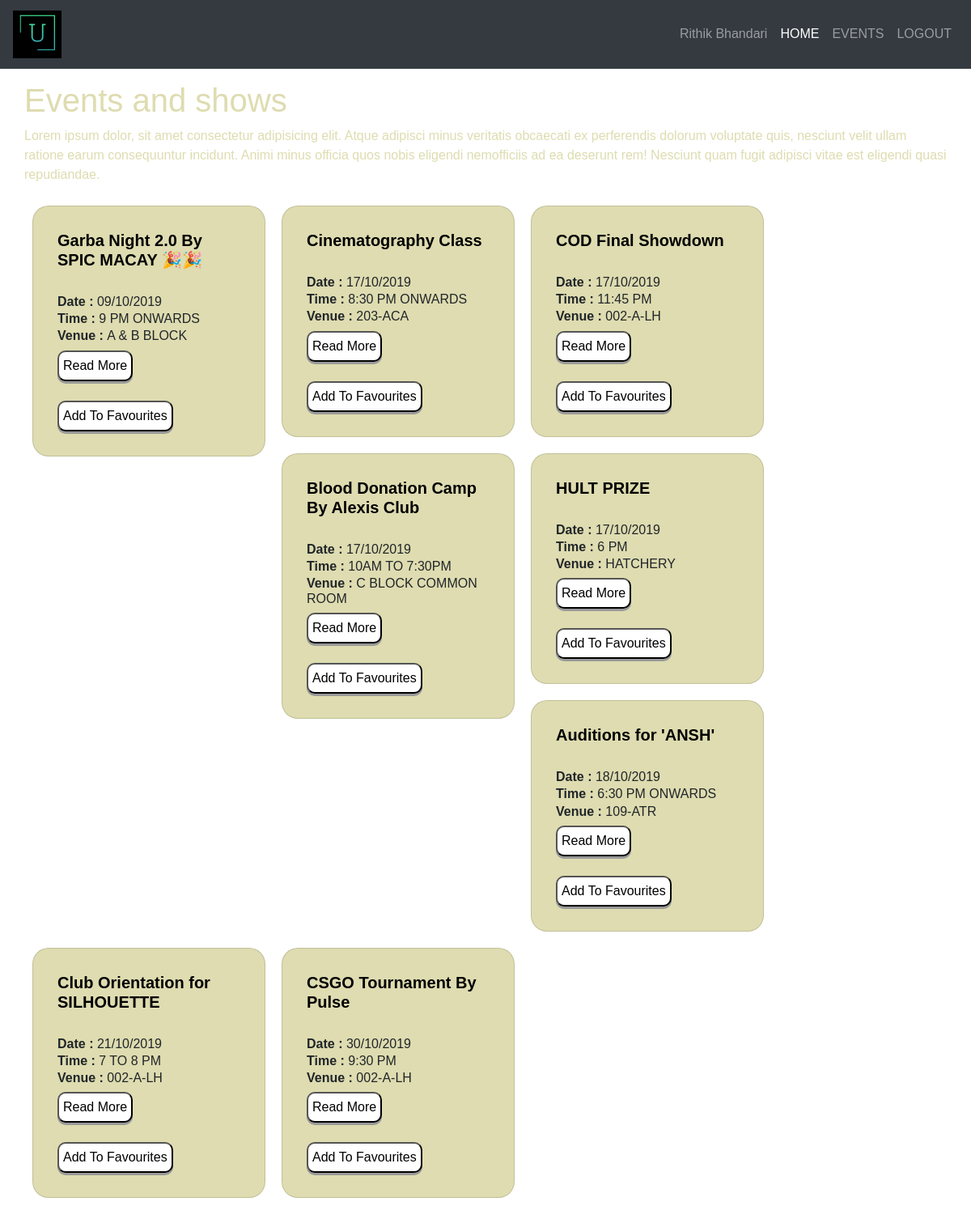
The page /events/ (signed in) on the database its author committed.
### models.py (models this page shows, shortened)
class EventsModel(db.Model):
    __tablename__ = 'events'
    ID = db.Column(db.String(8), nullable=False, primary_key=True)
    EventHeading = db.Column(db.String(255), nullable=False)
    EventDescription = db.Column(db.Text, nullable=False)
    EventDate = db.Column(db.String(20), nullable=False)
    EventTime = db.Column(db.String(255), nullable=False)
    EventVenue = db.Column(db.String(255), nullable=False)

### views_events.py (the view)
@app.route(URL_PREFIX + '/')
def display_events():
    if 'user' in session or 'admin' in session:  # accessible only if user or admin is logged in
        return render_template("events/homepage.html",
                               events=EventsModel.query.order_by(EventsModel.EventDate).all())
    else:
        flash("Not Logged In", 'danger')
        print("Not Logged In")
        return redirect('/login')

### app.py (called while the page is built)
def get_session():
    return session

@app.before_request
def make_session_permanent():
    session.permanent = True
    app.permanent_session_lifetime = timedelta(minutes=15)

### templates/events/homepage.html (shortened to what this page needs)
{% extends "///layout.html" %}
    {% block body %}
    <section class="event-section">
        <div class="leftBox">
            <div class="content">
                <h1>Events and shows</h1>
                <p>Lorem ipsum dolor, sit amet consectetur adipisicing elit. Atque adipisci minus veritatis obcaecati ex
                    perferendis dolorum voluptate quis, nesciunt velit ullam ratione earum consequuntur incidunt. Animi
                    minus officia quos nobis eligendi nemofficiis ad ea deserunt rem! Nesciunt quam fugit adipisci
                    vitae
                    est eligendi quasi repudiandae.</p>
            </div>
        </div>
        <div class="events">
            {% for event in events %}
            <div class="card" style="width: 18rem;">
                <div class="card-body">
                    <h5 class="card-title"><b>{{event.EventHeading}}</b></h5>
                    <br/>
                    <h6 class="card-subtitle mb-2"><b>Date : </b>{{event.EventDate}}</h6>
                    <h6 class="card-subtitle mb-2"><b>Time : </b>{{event.EventTime}}</h6>
                    <h6 class="card-subtitle mb-2"><b>Venue : </b>{{event.EventVenue}}</h6>
                    <a href="/events/{{event.ID}}" class="card-link"><input type="button"
                            value="Read More"></a>
                    <br/><br/>
                    <a href="/events/add-to-fav/{{event.ID}}" class="card-link"><input type="button"
                            value="Add To Favourites"></a>
                </div>
            </div>
            {% endfor %}
        </div>
    </section>
    {% endblock %}

### templates/layout.html (shortened to what this page needs)
<!DOCTYPE html>
<html lang="en">
<head>
    <link rel="stylesheet" href="https://stackpath.bootstrapcdn.com/bootstrap/4.3.1/css/bootstrap.min.css"
>
    {% block head %}
    <link rel="stylesheet" type="text/css" href="{{ url_for('static',filename='css/layout-style.css') }}">
    {% endblock %}
</head>
<body>
{% set session = get_session() %}
    <header>
        <nav class="navbar navbar-expand-lg navbar-dark bg-dark fixed-top">
            <a class="navbar-brand" href="/"><img src="{{ url_for('static',filename='img/logo.png') }}" alt="Logo"
                    width="60">
            </a>
            <div class="collapse navbar-collapse" id="navbarSupportedContent">
                <ul class="navbar-nav ml-auto">
                    <li class="nav-item">
                        <a class="nav-link" href="/dashboard">{{ session['name'] }}</a>
                    </li>
                    <li class="nav-item active">
                        <a class="nav-link" href="/">HOME<span class="sr-only">(current)</span></a>
                    </li>
                    <li class="nav-item">
                        <a class="nav-link" href="/events">EVENTS</a>
                    </li>
                    {% if 'user' in session or 'admin' in session %}
                    <li class="nav-item">
                        <a class="nav-link" href="/logout">LOGOUT</a>
                    </li>
                    {% else %}
                    <li class="nav-item">
                        <a class="nav-link" href="/login">LOGIN</a>
                    </li>
                    {% endif %}
                </ul>
            </div>
        </nav>
    </header>
    <section class="content">
        {% block body %}{% endblock %}
    </section>
</body>
</html>

### static/css/layout-style.css (style rules this page uses)
:root { --primary-color: white; --card-background: #dedcb0; --text-color: black; --card-button-color: #fff; }
* { padding: 0; margin: 0; font-family: sans-serif; }
body { background: url("/static/img/bg.jpg"); background-size: cover; }
a { color: var(--text-color); }
section[class="content"] { padding-top: 100px; width: 95%; justify-content: center; margin: 0 auto; }
.card { float: left; border-radius: 20px; padding: 10px; margin: 10px; width: 100%; background: var(--card-background); }
.card .card-body .card-title, .card .card-body .card-link { color: black; }
input[type="button"] { background-color: var(--card-button-color); padding: 5px; text-align: center; border-radius: 10px; text-decoration: none; display: inline-block; font-size: 16px; cursor: pointer; outline: none; box-shadow: 0 3px #999; transition: 0.1s; }
header { position: absolute; z-index: 10; width: 100%; }
.event-section .leftBox .content * { color: var(--card-background); }

### rows shown on the page
EventsModel: EventHeading "Garba Night 2.0 By SPIC MACAY 🎉🎉", EventDate "09/10/2019", EventTime "9 PM ONWARDS", EventVenue "A & B BLOCK"
EventsModel: EventHeading "Cinematography Class", EventDate "17/10/2019", EventTime "8:30 PM ONWARDS", EventVenue "203-ACA"
EventsModel: EventHeading "COD Final Showdown", EventDate "17/10/2019", EventTime "11:45 PM", EventVenue "002-A-LH"
EventsModel: EventHeading "Blood Donation Camp By Alexis Club", EventDate "17/10/2019", EventTime "10AM TO 7:30PM", EventVenue "C BLOCK COMMON ROOM"
EventsModel: EventHeading "HULT PRIZE", EventDate "17/10/2019", EventTime "6 PM", EventVenue "HATCHERY"
EventsModel: EventHeading "Auditions for 'ANSH'", EventDate "18/10/2019", EventTime "6:30 PM ONWARDS", EventVenue "109-ATR"
EventsModel: EventHeading "Club Orientation for SILHOUETTE", EventDate "21/10/2019", EventTime "7 TO 8 PM", EventVenue "002-A-LH"
EventsModel: EventHeading "CSGO Tournament By Pulse", EventDate "30/10/2019", EventTime "9:30 PM", EventVenue "002-A-LH"

### other values the page prints
{{ session['name'] }} "Rithik Bhandari"
